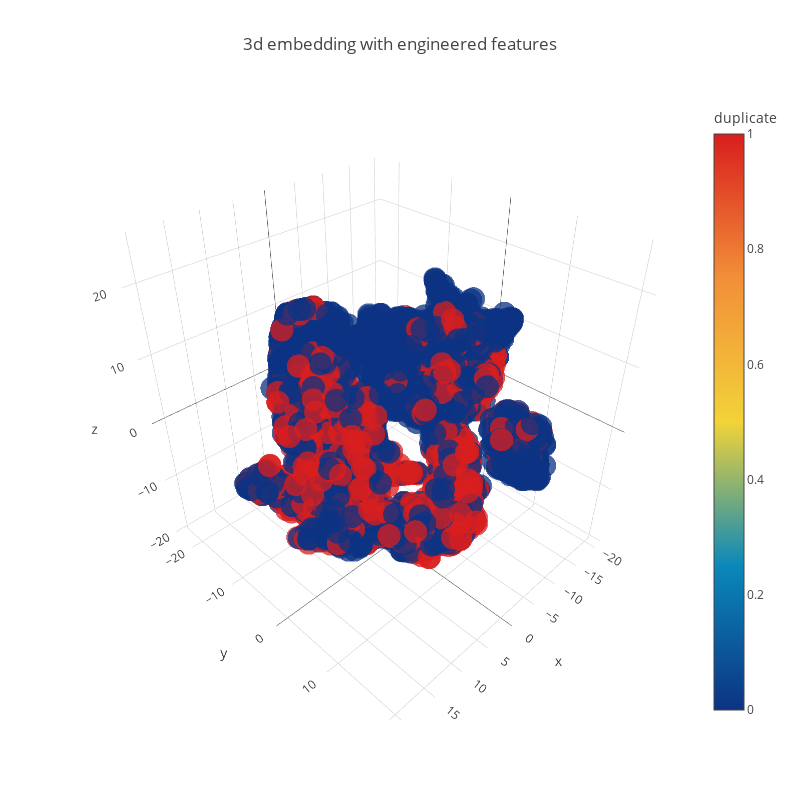

Notebook source saved alongside this figure:
### Code cell
trace1 = go.Scatter3d(
    x=tsne3d[:,0],
    y=tsne3d[:,1],
    z=tsne3d[:,2],
    mode='markers',
    marker=dict(
        sizemode='diameter',
        color = y,
        colorscale = 'Portland',
        colorbar = dict(title = 'duplicate'),
        line=dict(color='rgb(255, 255, 255)'),
        opacity=0.75
    )
)

data=[trace1]
layout=dict(height=800, width=800, title='3d embedding with engineered features')
fig=dict(data=data, layout=layout)
py.iplot(fig, filename='3DBubble')

### Figure 1 — Plotly figure (JSON) as saved in the notebook; plotly's stock layout.template omitted (floating-point values rounded to 4 significant figures; data arrays with more than 128 entries replaced by an {"elided": "..."} marker saying what was removed)
{"data": [{"marker": {"color": {"elided": "5000 int values"}, "colorbar": {"title": "duplicate"}, "colorscale": "Portland", "line": {"color": "rgb(255, 255, 255)"}, "opacity": 0.75, "sizemode": "diameter"}, "mode": "markers", "type": "scatter3d", "uid": "1aab2c3e-a966-11e8-a710-5453edac9ec7", "x": {"elided": "5000 float values"}, "y": {"elided": "5000 float values"}, "z": {"elided": "5000 float values"}}], "layout": {"height": 800, "title": "3d embedding with engineered features", "width": 800}}
